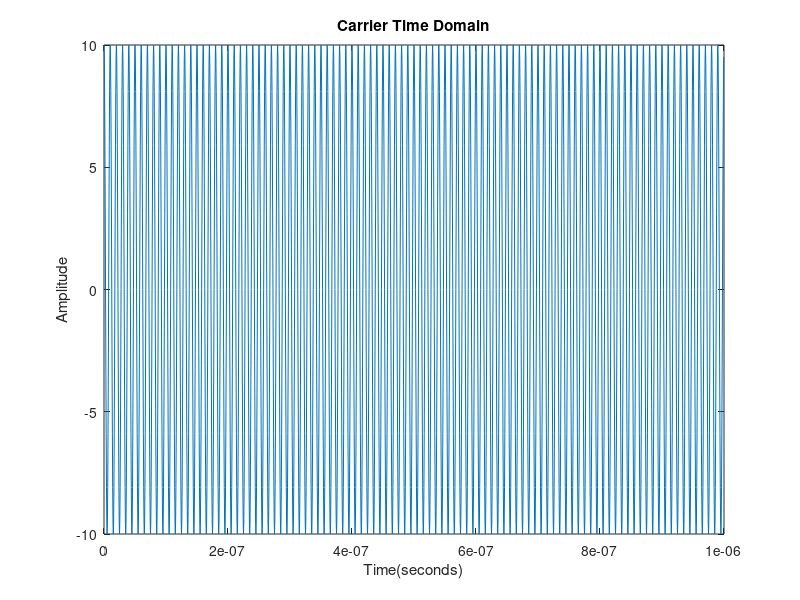

Here is the MATLAB script that generated this plot:
%% Transmitter 
%% Hendrick Ambroise
%%Clear everything 
clear; close all; clc
%% Set parameters
Oversampling = 20;
freq = 100e6;
amplitude = 10;
period = 1e-6;

%% Create timebase
fs = Oversampling*max(freq);
t = 0:1/fs:period - 1/fs;

% Create signal 
sig = amplitude*cos(2.0*pi*freq*t);

%% Plot signal
plot(t, sig)
xlabel("Time(seconds)")
ylabel("Amplitude")
title("Carrier Time Domain")